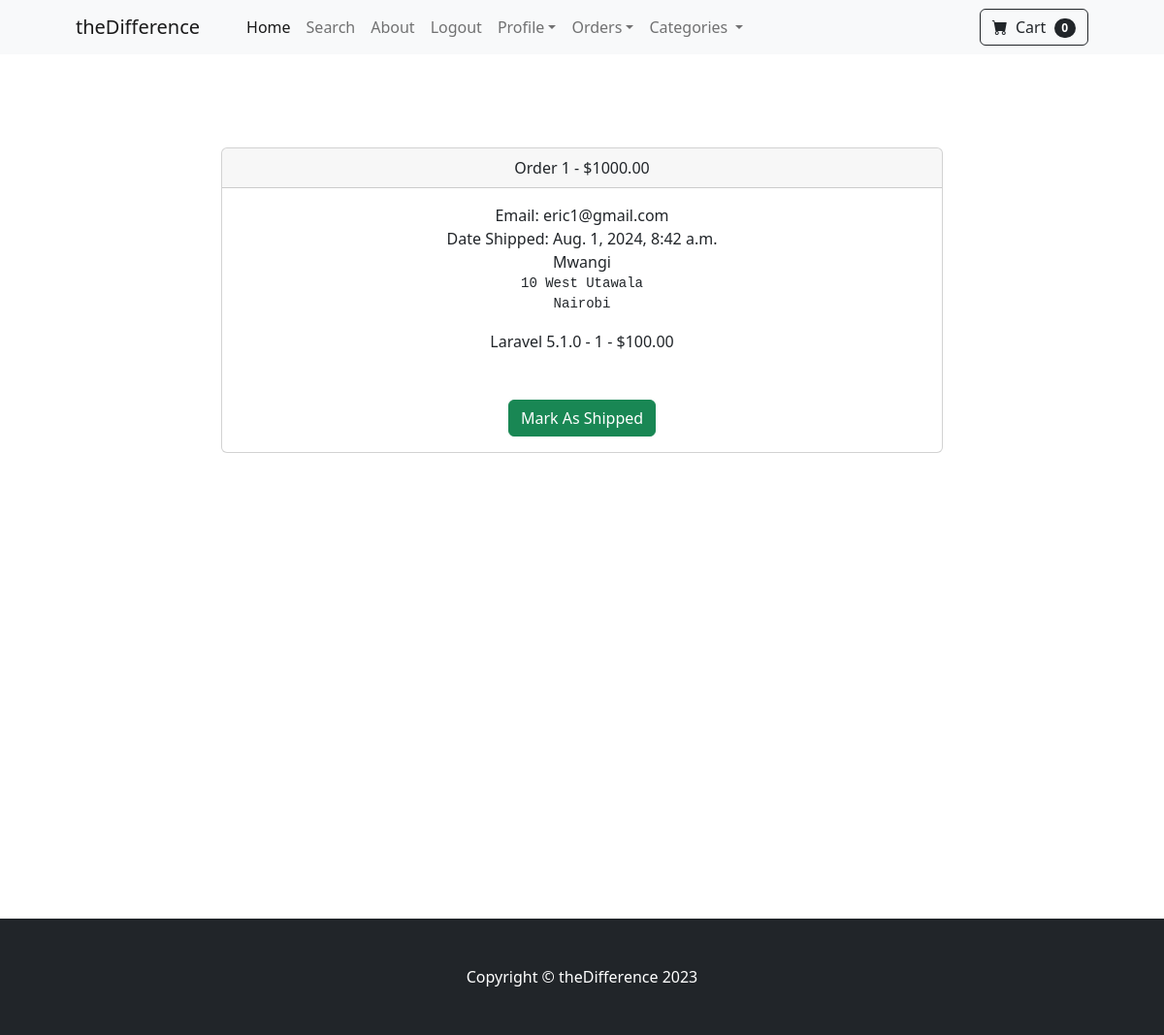
/payment/orders/1 (signed in), run on the app's committed database.
### payment/models.py (models this page shows, shortened)
class Order(models.Model):
    user = models.ForeignKey(User, on_delete=models.CASCADE, null=True, blank=True)
    full_name = models.CharField(max_length=255)
    email = models.EmailField(max_length=255)
    shipping_address = models.TextField(max_length=15000)
    amount_paid = models.DecimalField(max_digits=7, decimal_places=2)
    date_ordered = models.DateField(auto_now_add=True)
    shipped = models.BooleanField(default=False)
    date_shipped = models.DateTimeField(blank=True, null=True)

class OrderItem(models.Model):
    order = models.ForeignKey(Order, on_delete=models.CASCADE, null=True)
    product = models.ForeignKey(Product, on_delete=models.CASCADE, null=True)
    user = models.ForeignKey(User, on_delete=models.CASCADE, null=True, blank=True)
    quantity = models.PositiveBigIntegerField(default=1)
    price = models.DecimalField(max_digits=7, decimal_places=2)

### store/models.py (models this page shows)
class Product(models.Model):
    name = models.CharField(max_length=100)
    price = models.DecimalField(default=0, decimal_places=2, max_digits=6)
    category = models.ForeignKey(Category, on_delete=models.CASCADE, default=1)
    description = models.CharField(max_length=250, default="", blank=True, null=True)
    image = models.ImageField(upload_to="uploads/product/")
    is_sale = models.BooleanField(default=False)
    sale_price = models.DecimalField(default=0, decimal_places=2, max_digits=6)
    def __str__(self):
        return self.name

### payment/views.py (the view, shortened to what this page needs)
# urls.py: path("orders/<int:pk>", views.orders, name="orders"),
def orders(request, pk):
    if request.user.is_authenticated and request.user.is_superuser:
        order = Order.objects.get(id=pk)
        items = OrderItem.objects.filter(order=pk)
        return render(request, "payment/orders.html", {"order": order, "items": items})
    else:
        messages.success(request, "Access Denied!")
        return redirect("home")

### cart/cart.py (called while the page is built)
    def __len__(self):
        return len(self.cart)

### cart/context_processors.py (called while the page is built)
def cart(request):
    return{'cart':Cart(request)}

### store/context_processors.py (called while the page is built)
def categories_processor(request):
    categories = Category.objects.all()
    return {"categories": categories}

### payment/templates/payment/orders.html (shortened to what this page needs)
{% extends 'base.html' %} {% block content %}
<br/><br/><br/><br/>
<div class="container">
  <div class="row">
    <center>
      <div class="col-8">
        <div class="card">
            <div class="card-header">
              Order  {{order.id}} - ${{order.amount_paid}} <br/>
            </div>
            <div class="card-body">
                Email: {{order.email}}<br/>
                {% if order.date_shipped %}
                Date Shipped: {{order.date_shipped}}
                {% else %}
                Date Ordered: {{order.date_ordered}}
                {% endif %}<br/>
                 {{order.full_name}} <br/>
                 <pre>{{order.shipping_address}}</pre>
                {% for item in items  %}
                {{item.product}} - {{item.quantity }} - ${{item.price}} <br/>
                {%  endfor%}
                <br/><br/>
                {% if not order.shipped %}
                <form method="POST">
                  <button type="submit" class="btn btn-success">Mark As Shipped</button></form>
                  {% else %}
                  <form method="POST">
                  {% csrf_token %}
                  <input type="hidden" name="shipping_status" value="false">
                  <button type="submit" class="btn btn-danger">Mark As Not Shipped</button>
                  {% endif %}
            </div>
          </div>
          <br/><br/><br/><br/><br/><br/><br/><br/><br/><br/><br/><br/><br/><br/><br/><br/><br/><br/><br/><br/>
      </div>
    </center>
  </div>
</div>
{% endblock %}

### data on the page
Order: id "1", amount_paid "1000.00", email "eric1@gmail.com", date_shipped "Aug. 1, 2024, 8:42 a.m.", full_name "Mwangi", shipping_address "10 West Utawala Nairobi"
OrderItem: product "Laravel 5.1.0", quantity "1", price "100.00"

### other printed values
{{ cart|length }} "0"
